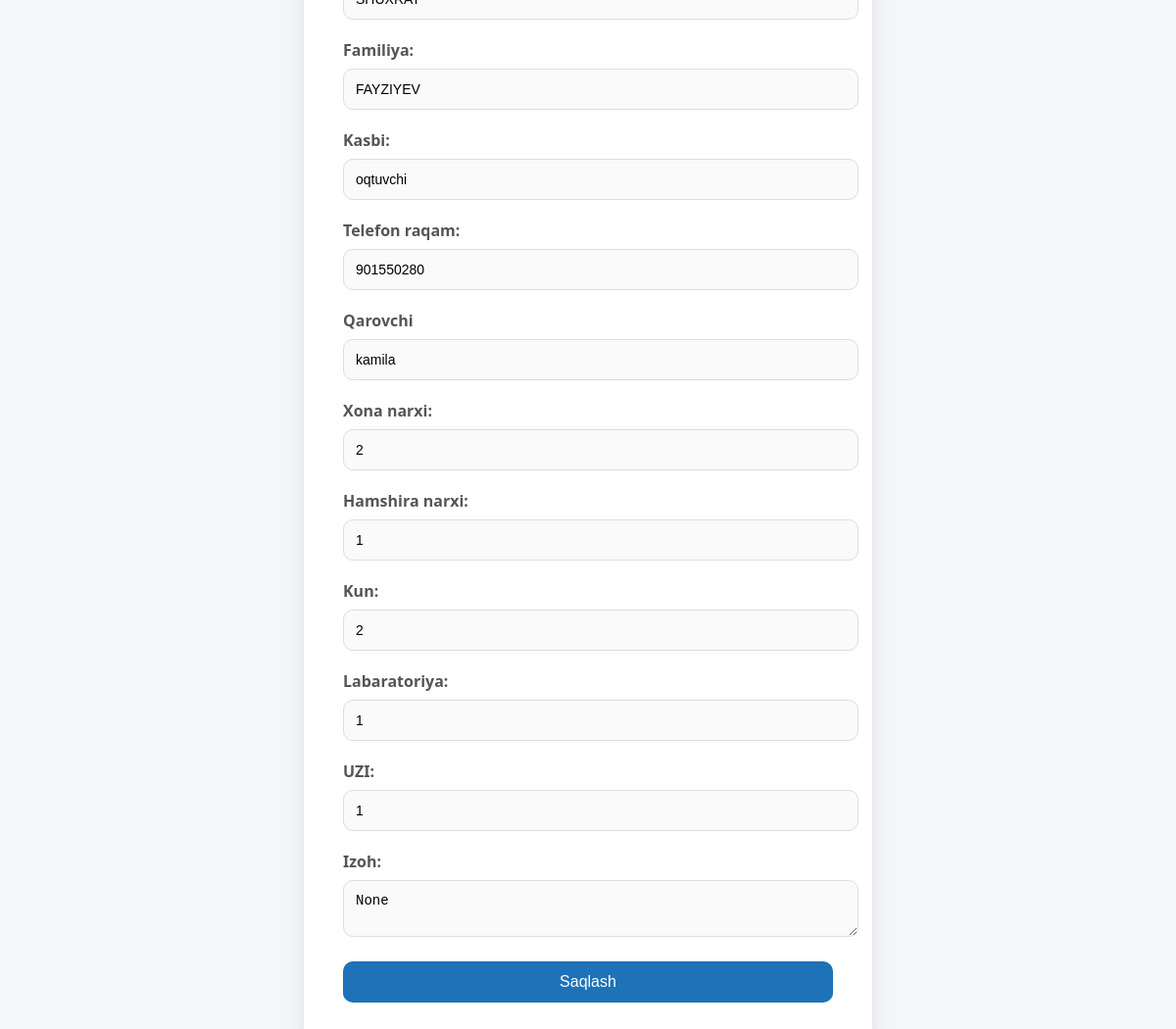
The page /place/23/update/ on the database its author committed.
### room/models.py (models this page shows, shortened)
class Place(models.Model):
    ROOM = [
        ('joy1', 'Joy1'),
        ('joy2', 'Joy2'),
    ]
    med_room = models.ForeignKey(MedRoom, on_delete=models.CASCADE, related_name='places')
    place_slot = models.CharField(max_length=10, choices=ROOM)  # joy1 yoki joy2
    is_full_room = models.BooleanField(default=False)
    name = models.CharField(max_length=100, blank=True)
    last_name = models.CharField(max_length=100, blank=True)
    job = models.CharField(max_length=100, blank=True)
    phone_number = models.BigIntegerField(null=True, blank=True)
    brought = models.CharField(max_length=100, blank=True)
    price = models.IntegerField(null=True, blank=True)
    price_nurse = models.IntegerField(null=True, blank=True)
    day = models.IntegerField(null=True, blank=True)
    created_at = models.DateTimeField(auto_now_add=True)
    is_rented = models.BooleanField(default=False)
    Labaratoria = models.IntegerField(blank=True,null=True)
    UZI = models.IntegerField(blank=True, null=True)
    Izoh = models.CharField(max_length=200,blank=True)

### room/views.py (the view, shortened to what this page needs)
# urls.py: path('place/<int:pk>/update/', views.PlaceUpdateView.as_view(), name='place-update'),
class PlaceUpdateView(UpdateView):
    model = Place
    form_class = PlaceForm
    template_name = 'rooms/place_form.html'
    success_url = reverse_lazy('medroom-list')

### room/forms.py
class PlaceForm(forms.ModelForm):
    class Meta:
        model = Place
        exclude = ['med_room', 'place_slot', 'created_at']
        widgets = {
            'is_full_room': forms.CheckboxInput()
        }

### templates/rooms/place_form.html (shortened to what this page needs)
<!DOCTYPE html>
<html lang="uz">
<head>
</head>
<body>
<div class="form-container">
    <form method="post">
        <div class="form-group">
            <input type="text" name="name" id="id_name" value="{{ form.name.value }}" required>
        </div>
        <div class="form-group">
            <label for="id_last_name">Familiya:</label>
            <input type="text" name="last_name" id="id_last_name" value="{{ form.last_name.value }}" required>
        </div>
        <div class="form-group">
            <label for="id_job">Kasbi:</label>
            <input type="text" name="job" id="id_job" value="{{ form.job.value }}">
        </div>
        <div class="form-group">
            <label for="id_phone_number">Telefon raqam:</label>
            <input type="number" name="phone_number" id="id_phone_number" value="{{ form.phone_number.value }}">
        </div>
        <div class="form-group">
            <label for="id_brought">Qarovchi</label>
            <input type="text" name="brought" id="id_brought" value="{{ form.brought.value }}">
        </div>
        <div class="form-group">
            <label for="id_price">Xona narxi:</label>
            <input type="number" name="price" id="id_price" value="{{ form.price.value }}">
        </div>
        <div class="form-group">
            <label for="id_price_nurse">Hamshira narxi:</label>
            <input type="number" name="price_nurse" id="id_price_nurse" value="{{ form.price_nurse.value }}">
        </div>
        <div class="form-group">
            <label for="id_day">Kun:</label>
            <input type="number" name="day" id="id_day" value="{{ form.day.value }}">
        </div>
        <div class="form-group">
            <label for="id_Labaratoria">Labaratoriya:</label>
            <input type="number" name="Labaratoria" id="id_Labaratoria" value="{{ form.Labaratoria.value }}">
        </div>
        <div class="form-group">
            <label for="id_UZI">UZI:</label>
            <input type="number" name="UZI" id="id_UZI" value="{{ form.UZI.value }}">
        </div>
        <div class="form-group">
            <label for="id_Izoh">Izoh:</label>
            <textarea name="Izoh" id="id_Izoh">{{ form.Izoh.value }}</textarea>
        </div>
        <button type="submit">Saqlash</button>
    </form>
</div>
</body>
</html>

### templates/rooms/place_form.html (style rules this page uses)
body { font-family: 'Segoe UI', Tahoma, Geneva, Verdana, sans-serif; background-color: #f4f6f9; display: flex; justify-content: center; align-items: center; height: 100vh; }
.form-container { background-color: #fff; padding: 40px; border-radius: 15px; box-shadow: 0 8px 20px rgba(0,0,0,0.1); width: 100%; max-width: 500px; }
.form-group { margin-bottom: 20px; }
label { display: block; margin-bottom: 8px; font-weight: 600; color: #555; }
input, select, textarea { width: 100%; padding: 12px; border: 1px solid #ddd; border-radius: 10px; background-color: #fafafa; font-size: 14px; transition: border-color 0.3s; }
button { width: 100%; padding: 12px; background-color: #1d72b8; color: white; border: none; border-radius: 10px; font-size: 16px; cursor: pointer; transition: background-color 0.3s; }

### rows shown on the page
Place: name "SHUXRAT", last_name "FAYZIYEV", job "oqtuvchi", brought "kamila", Izoh "None"
